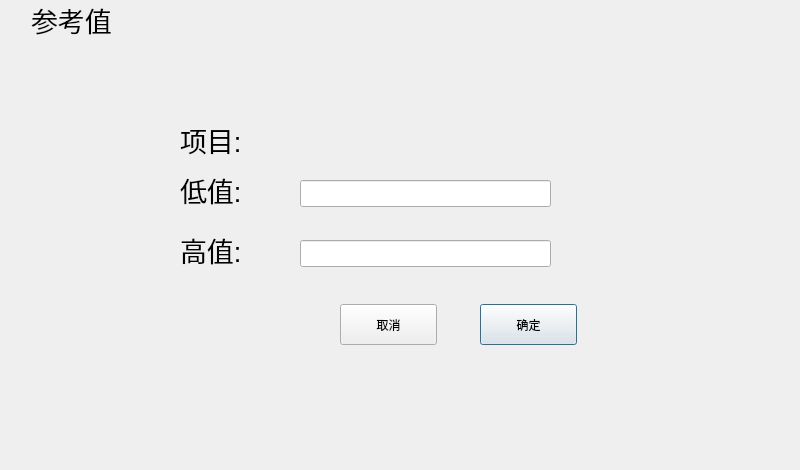
<?xml version="1.0" encoding="UTF-8"?>
<ui version="4.0">
 <class>Prj_parameter</class>
 <widget class="QDialog" name="Prj_parameter">
  <property name="geometry">
   <rect>
    <x>0</x>
    <y>0</y>
    <width>800</width>
    <height>470</height>
   </rect>
  </property>
  <property name="windowTitle">
   <string>Parameter</string>
  </property>
  <property name="windowIcon">
   <iconset resource="../rc.qrc">
    <normaloff>:/image/info.png</normaloff>:/image/info.png</iconset>
  </property>
  <widget class="QLabel" name="label_2">
   <property name="geometry">
    <rect>
     <x>180</x>
     <y>174</y>
     <width>111</width>
     <height>31</height>
    </rect>
   </property>
   <property name="font">
    <font>
     <pointsize>20</pointsize>
    </font>
   </property>
   <property name="layoutDirection">
    <enum>Qt::RightToLeft</enum>
   </property>
   <property name="text">
    <string>低值:</string>
   </property>
  </widget>
  <widget class="QLineEdit" name="lineEdit_up_numkeyboard">
   <property name="geometry">
    <rect>
     <x>300</x>
     <y>240</y>
     <width>251</width>
     <height>27</height>
    </rect>
   </property>
   <property name="focusPolicy">
    <enum>Qt::ClickFocus</enum>
   </property>
   <property name="text">
    <string/>
   </property>
  </widget>
  <widget class="QLineEdit" name="lineEdit_low_numkeyboard">
   <property name="geometry">
    <rect>
     <x>300</x>
     <y>180</y>
     <width>251</width>
     <height>27</height>
    </rect>
   </property>
   <property name="focusPolicy">
    <enum>Qt::ClickFocus</enum>
   </property>
   <property name="text">
    <string/>
   </property>
  </widget>
  <widget class="QPushButton" name="enterButton">
   <property name="geometry">
    <rect>
     <x>480</x>
     <y>304</y>
     <width>97</width>
     <height>41</height>
    </rect>
   </property>
   <property name="text">
    <string>确定</string>
   </property>
  </widget>
  <widget class="QPushButton" name="cancelButton">
   <property name="geometry">
    <rect>
     <x>340</x>
     <y>304</y>
     <width>97</width>
     <height>41</height>
    </rect>
   </property>
   <property name="text">
    <string>取消</string>
   </property>
  </widget>
  <widget class="QLabel" name="label">
   <property name="geometry">
    <rect>
     <x>300</x>
     <y>124</y>
     <width>251</width>
     <height>31</height>
    </rect>
   </property>
   <property name="text">
    <string/>
   </property>
  </widget>
  <widget class="QLabel" name="label_4">
   <property name="geometry">
    <rect>
     <x>180</x>
     <y>124</y>
     <width>111</width>
     <height>31</height>
    </rect>
   </property>
   <property name="font">
    <font>
     <pointsize>20</pointsize>
    </font>
   </property>
   <property name="layoutDirection">
    <enum>Qt::RightToLeft</enum>
   </property>
   <property name="text">
    <string>项目:</string>
   </property>
  </widget>
  <widget class="QLabel" name="label_3">
   <property name="geometry">
    <rect>
     <x>180</x>
     <y>234</y>
     <width>111</width>
     <height>31</height>
    </rect>
   </property>
   <property name="font">
    <font>
     <pointsize>20</pointsize>
    </font>
   </property>
   <property name="layoutDirection">
    <enum>Qt::RightToLeft</enum>
   </property>
   <property name="text">
    <string>高值:</string>
   </property>
  </widget>
  <widget class="QWidget" name="widget_title" native="true">
   <property name="geometry">
    <rect>
     <x>0</x>
     <y>0</y>
     <width>801</width>
     <height>40</height>
    </rect>
   </property>
   <property name="sizePolicy">
    <sizepolicy hsizetype="Preferred" vsizetype="Fixed">
     <horstretch>0</horstretch>
     <verstretch>0</verstretch>
    </sizepolicy>
   </property>
   <property name="minimumSize">
    <size>
     <width>100</width>
     <height>28</height>
    </size>
   </property>
   <property name="font">
    <font>
     <pointsize>20</pointsize>
    </font>
   </property>
   <layout class="QHBoxLayout" name="horizontalLayout_2">
    <property name="spacing">
     <number>0</number>
    </property>
    <property name="margin">
     <number>0</number>
    </property>
    <item>
     <widget class="QLabel" name="lab_Ico">
      <property name="sizePolicy">
       <sizepolicy hsizetype="Minimum" vsizetype="Preferred">
        <horstretch>0</horstretch>
        <verstretch>0</verstretch>
       </sizepolicy>
      </property>
      <property name="minimumSize">
       <size>
        <width>31</width>
        <height>0</height>
       </size>
      </property>
      <property name="text">
       <string/>
      </property>
      <property name="alignment">
       <set>Qt::AlignCenter</set>
      </property>
     </widget>
    </item>
    <item>
     <widget class="QLabel" name="lab_Title">
      <property name="sizePolicy">
       <sizepolicy hsizetype="Expanding" vsizetype="Preferred">
        <horstretch>0</horstretch>
        <verstretch>0</verstretch>
       </sizepolicy>
      </property>
      <property name="font">
       <font>
        <family>微软雅黑</family>
        <pointsize>10</pointsize>
        <weight>50</weight>
        <italic>false</italic>
        <bold>false</bold>
       </font>
      </property>
      <property name="styleSheet">
       <string notr="true">font: 10pt &quot;微软雅黑&quot;;</string>
      </property>
      <property name="text">
       <string>&lt;!DOCTYPE HTML PUBLIC &quot;-//W3C//DTD HTML 4.0//EN&quot; &quot;http://www.w3.org/TR/REC-html40/strict.dtd&quot;&gt;
&lt;html&gt;&lt;head&gt;&lt;meta name=&quot;qrichtext&quot; content=&quot;1&quot; /&gt;&lt;style type=&quot;text/css&quot;&gt;
p, li { white-space: pre-wrap; }
&lt;/style&gt;&lt;/head&gt;&lt;body style=&quot; font-family:'微软雅黑'; font-size:10pt; font-weight:400; font-style:normal;&quot;&gt;
&lt;table border=&quot;0&quot; style=&quot;-qt-table-type: root; margin-top:4px; margin-bottom:4px; margin-left:4px; margin-right:4px;&quot;&gt;
&lt;tr&gt;
&lt;td style=&quot;border: none;&quot;&gt;
&lt;p style=&quot; margin-top:0px; margin-bottom:0px; margin-left:0px; margin-right:0px; -qt-block-indent:0; text-indent:0px;&quot;&gt;&lt;span style=&quot; font-size:20pt;&quot;&gt;参考值&lt;/span&gt;&lt;/p&gt;&lt;/td&gt;&lt;/tr&gt;&lt;/table&gt;&lt;/body&gt;&lt;/html&gt;</string>
      </property>
      <property name="alignment">
       <set>Qt::AlignLeading|Qt::AlignLeft|Qt::AlignVCenter</set>
      </property>
     </widget>
    </item>
    <item>
     <widget class="QWidget" name="widget_menu" native="true">
      <property name="sizePolicy">
       <sizepolicy hsizetype="Minimum" vsizetype="Preferred">
        <horstretch>0</horstretch>
        <verstretch>0</verstretch>
       </sizepolicy>
      </property>
      <layout class="QHBoxLayout" name="horizontalLayout_3">
       <property name="spacing">
        <number>0</number>
       </property>
       <property name="margin">
        <number>0</number>
       </property>
      </layout>
     </widget>
    </item>
   </layout>
  </widget>
 </widget>
 <resources>
  <include location="../rc.qrc"/>
 </resources>
 <connections/>
</ui>
